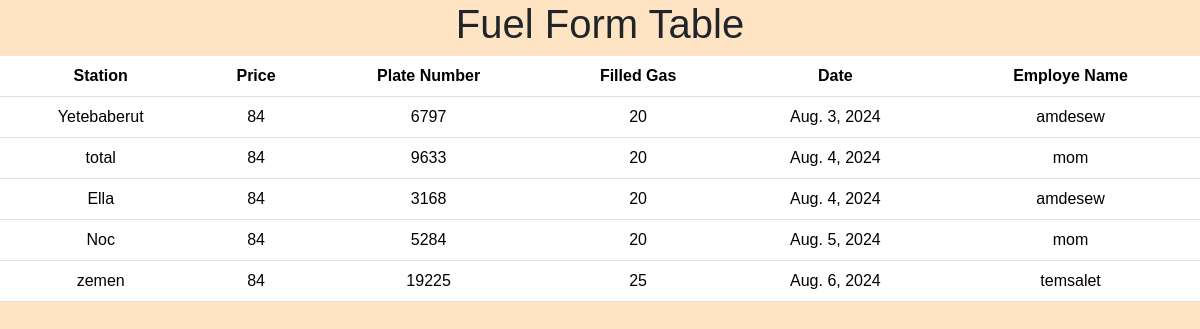
Screenshot of /fuel_table/ with the database file from the repository.
### baksapp/models.py (models this page shows)
class Fuel(models.Model):
    station = models.CharField(max_length=40)
    price = models.CharField(max_length=2)
    plate_number = models.IntegerField()
    filled_gas = models.IntegerField()
    Date = models.DateField(auto_now_add=True)
    employe_name = models.CharField(max_length=15)

### baksapp/views.py (the view)
# urls.py: path('fuel_table/', car_fuel),
def car_fuel(request):
    car_fuel = Fuel.objects.all()
    return render(request, 'fuel_table.html', {'fuel': car_fuel})

### baksapp/templates/fuel_table.html (shortened to what this page needs)
<!DOCTYPE html>
<html lang="en">
<head>
    <link href="https://cdn.jsdelivr.net/npm/bootstrap@5.3.3/dist/css/bootstrap.min.css" rel="stylesheet">
</head>
<body>
    <div class="box center">
        <h1>Fuel Form Table</h1>
        <table class="table">
            <thead>
                <tr>
                    <th>Station</th>
                    <th>Price</th>
                    <th>Plate Number</th>
                    <th>Filled Gas</th>
                    <th>Date</th>
                    <th>Employe Name</th>
                </tr>
            </thead>
            <tbody>
                {% for i in fuel %}
                    <tr>
                        <td>{{i.station}}</td>
                        <td>{{i.price}}</td>
                        <td>{{i.plate_number}}</td>
                        <td>{{i.filled_gas}}</td>
                        <td>{{i.Date}}</td>
                        <td>{{i.employe_name}}</td>
                    </tr>
                {% endfor %}
            </tbody>
        </table>
    </div>
</body>
</html>

### baksapp/templates/fuel_table.html (style rules this page uses)
.center { display: block; margin: auto; text-align: center; }
.box { font-family: arial; }
body { background-color: bisque; }

### rows the page displays
Fuel: station "Yetebaberut", price "84", plate_number "6797", filled_gas "20", Date "Aug. 3, 2024", employe_name "amdesew"
Fuel: station "total", price "84", plate_number "9633", filled_gas "20", Date "Aug. 4, 2024", employe_name "mom"
Fuel: station "Ella", price "84", plate_number "3168", filled_gas "20", Date "Aug. 4, 2024", employe_name "amdesew"
Fuel: station "Noc", price "84", plate_number "5284", filled_gas "20", Date "Aug. 5, 2024", employe_name "mom"
Fuel: station "zemen", price "84", plate_number "19225", filled_gas "25", Date "Aug. 6, 2024", employe_name "temsalet"
